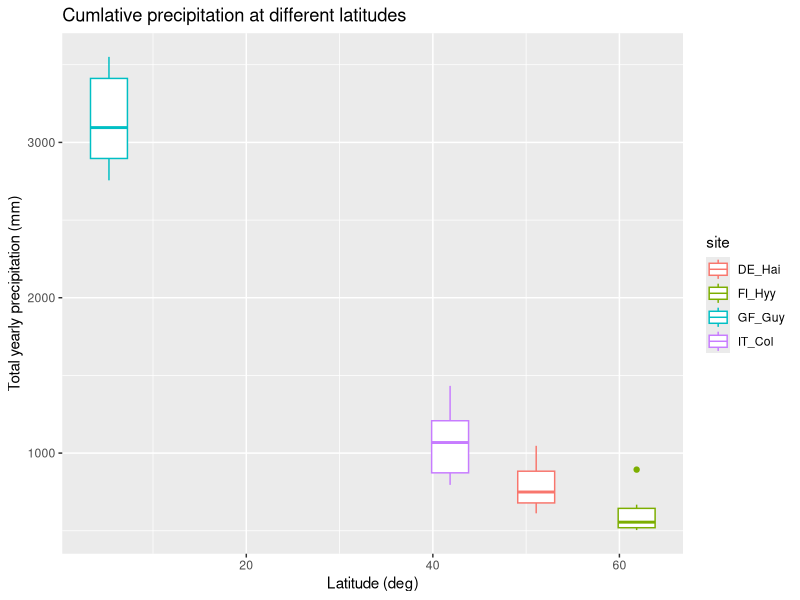
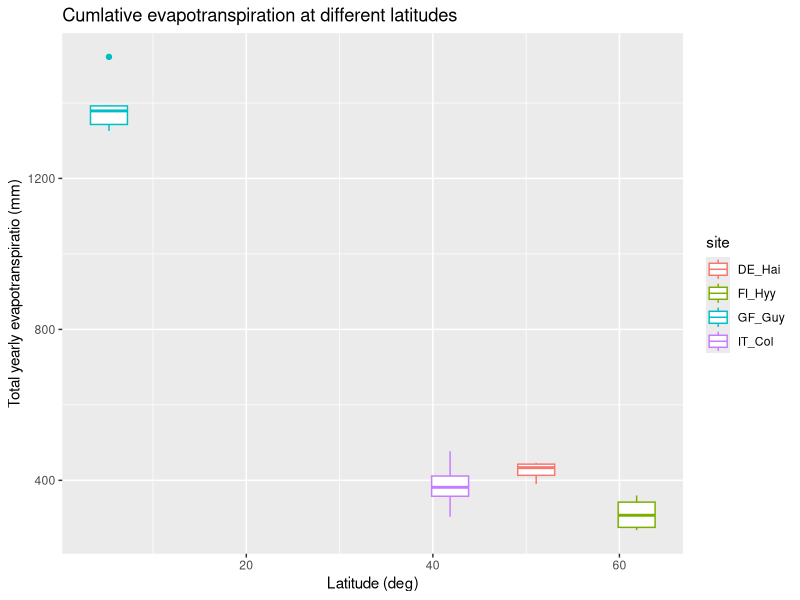

Generate these figures, in order, with R:
## ---- chunk 1
library(tidyverse)
library(patchwork)
## ---- chunk 2
prec <- read_csv("../Data_lectures/5_Precipitation/P_4sites.csv")
et <- read_csv("../Data_lectures/5_Precipitation/ET_4sites.csv")
sites <- read_csv("station_data.csv") %>%
  rename(site=`Site-abb`, full_name = Site)
## ---- chunk 3
prec_avg <- prec %>%
  select(-Date) %>%
  gather("site", "prec") %>%
    group_by(site) %>%
  summarise(prec=mean(prec))

et_avg <- et %>%
  select(-Date) %>%
  gather("site", "et") %>%
    group_by(site) %>%
  summarise(et=mean(et))

sites_avg <- sites %>%
  inner_join(et_avg, by="site") %>%
  inner_join(prec_avg, by="site")
## ---- chunk 4
# this t makes no sense as name TODO chanve this
prec_t <- prec %>%
  gather("site", "prec", -Date)

et_t <- et %>%
  gather("site", "et", -Date) 

prec_et <- left_join(prec_t, et_t, by=c("Date", "site"))

sites <- sites %>%
  inner_join(prec_et, by="site") 
## ---- chunk 5
sites
## ---- chunk 6
(prec_box <-  ggplot(sites, aes(Lat, prec, colour=site)) +
  geom_boxplot() +
   labs(title="Cumlative precipitation at different latitudes",
        y="Total yearly precipitation (mm)",
        x="Latitude (deg)"))
## ---- chunk 7
(et_box <- ggplot(sites, aes(Lat, et, colour=site)) +
  geom_boxplot() +
    labs(title="Cumlative evapotranspiration at different latitudes",
        y="Total yearly evapotranspiratio (mm)",
        x="Latitude (deg)"))
